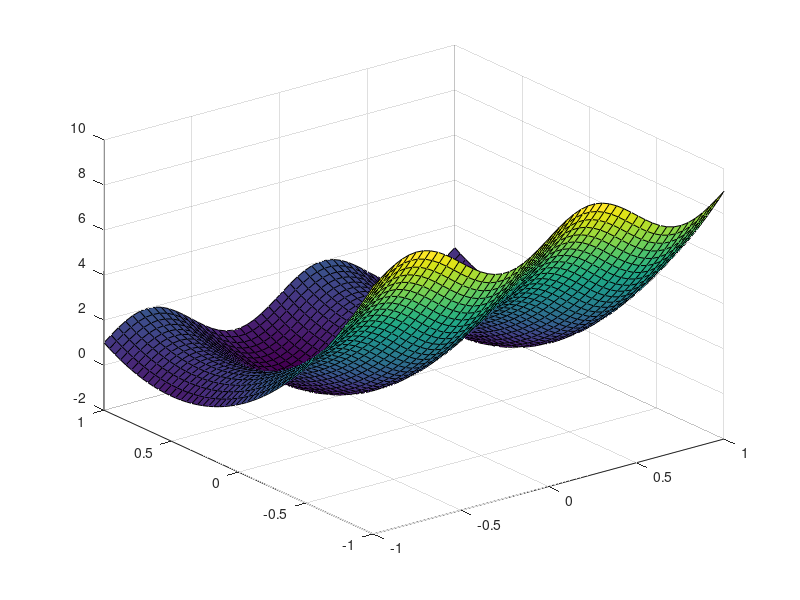

The MATLAB script that drew this image: (Note: this script raises an error after producing the figure.)
%% create data from range
start_val = -1;
end_val = 1;
sqrtN = 50; %N = sqrtN*sqrtN
x_range = linspace(start_val, end_val, sqrtN);
y_range = linspace(start_val, end_val, sqrtN);
%% make meshgrid
[X,Y] = meshgrid(x_range, y_range);
Z = sin(2*pi*X) + 4*(Y - 0.5).^2; %% h_add
surf(X,Y,Z);
%% create data set for training alg 
[ X_data,Y_data] = make_data_from_meshgrid( X,Y,Z );
%% make the data back to mesh from training data
[Xp,Yp,Zp] = make_meshgrid_data_from_training_data( X_data,Y_data );
figure
surf(Xp,Yp,Zp);